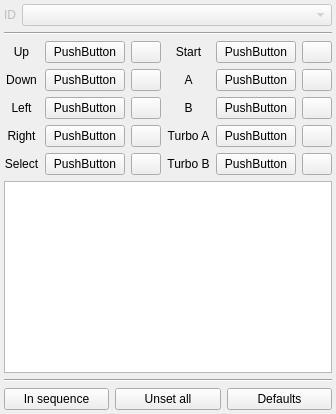
        <widget class="QWidget" name="tab_kbd">
         <property name="sizePolicy">
          <sizepolicy hsizetype="Preferred" vsizetype="Fixed">
           <horstretch>0</horstretch>
           <verstretch>0</verstretch>
          </sizepolicy>
         </property>
         <attribute name="title">
          <string>Keyboard</string>
         </attribute>
         <layout class="QVBoxLayout" name="verticalLayout_tab_kbd">
          <property name="leftMargin">
           <number>4</number>
          </property>
          <property name="topMargin">
           <number>4</number>
          </property>
          <property name="rightMargin">
           <number>4</number>
          </property>
          <property name="bottomMargin">
           <number>4</number>
          </property>
          <item>
           <layout class="QVBoxLayout" name="verticalLayout">
            <property name="leftMargin">
             <number>0</number>
            </property>
            <item>
             <layout class="QHBoxLayout" name="horizontalLayout_kbd_ID">
              <item>
               <widget class="QLabel" name="label_kbd_ID">
                <property name="enabled">
                 <bool>false</bool>
                </property>
                <property name="sizePolicy">
                 <sizepolicy hsizetype="Preferred" vsizetype="Preferred">
                  <horstretch>0</horstretch>
                  <verstretch>0</verstretch>
                 </sizepolicy>
                </property>
                <property name="text">
                 <string>ID</string>
                </property>
                <property name="alignment">
                 <set>Qt::AlignCenter</set>
                </property>
               </widget>
              </item>
              <item>
               <widget class="QComboBox" name="comboBox_kbd_ID">
                <property name="enabled">
                 <bool>false</bool>
                </property>
                <property name="sizePolicy">
                 <sizepolicy hsizetype="Expanding" vsizetype="Fixed">
                  <horstretch>0</horstretch>
                  <verstretch>0</verstretch>
                 </sizepolicy>
                </property>
               </widget>
              </item>
             </layout>
            </item>
            <item>
             <widget class="Line" name="line_kbd_1">
              <property name="orientation">
               <enum>Qt::Horizontal</enum>
              </property>
             </widget>
            </item>
            <item>
             <layout class="QGridLayout" name="gridLayout_kbd">
              <item row="0" column="0">
               <widget class="QLabel" name="label_kbd_Up">
                <property name="text">
                 <string>Up</string>
                </property>
                <property name="alignment">
                 <set>Qt::AlignCenter</set>
                </property>
               </widget>
              </item>
              <item row="1" column="3">
               <widget class="QLabel" name="label_kbd_A">
                <property name="text">
                 <string>A</string>
                </property>
                <property name="alignment">
                 <set>Qt::AlignCenter</set>
                </property>
               </widget>
              </item>
              <item row="1" column="0">
               <widget class="QLabel" name="label_kbd_Down">
                <property name="text">
                 <string>Down</string>
                </property>
                <property name="alignment">
                 <set>Qt::AlignCenter</set>
                </property>
               </widget>
              </item>
              <item row="0" column="2">
               <widget class="QPushButton" name="pushButton_kbd_unset_Up">
                <property name="sizePolicy">
                 <sizepolicy hsizetype="Fixed" vsizetype="Fixed">
                  <horstretch>0</horstretch>
                  <verstretch>0</verstretch>
                 </sizepolicy>
                </property>
                <property name="maximumSize">
                 <size>
                  <width>30</width>
                  <height>16777215</height>
                 </size>
                </property>
                <property name="toolTip">
                 <string>Unset</string>
                </property>
                <property name="text">
                 <string notr="true"/>
                </property>
                <property name="icon">
                 <iconset resource="application.qrc">
                  <normaloff>:/icon/icons/trash.svg</normaloff>:/icon/icons/trash.svg</iconset>
                </property>
               </widget>
              </item>
              <item row="0" column="5">
               <widget class="QPushButton" name="pushButton_kbd_unset_Start">
                <property name="sizePolicy">
                 <sizepolicy hsizetype="Fixed" vsizetype="Fixed">
                  <horstretch>0</horstretch>
                  <verstretch>0</verstretch>
                 </sizepolicy>
                </property>
                <property name="maximumSize">
                 <size>
                  <width>30</width>
                  <height>16777215</height>
                 </size>
                </property>
                <property name="toolTip">
                 <string>Unset</string>
                </property>
                <property name="text">
                 <string notr="true"/>
                </property>
                <property name="icon">
                 <iconset resource="application.qrc">
                  <normaloff>:/icon/icons/trash.svg</normaloff>:/icon/icons/trash.svg</iconset>
                </property>
               </widget>
              </item>
              <item row="2" column="0">
               <widget class="QLabel" name="label_kbd_Left">
                <property name="text">
                 <string>Left</string>
                </property>
                <property name="alignment">
                 <set>Qt::AlignCenter</set>
                </property>
               </widget>
              </item>
              <item row="0" column="3">
               <widget class="QLabel" name="label_kbd_Start">
                <property name="text">
                 <string>Start</string>
                </property>
                <property name="alignment">
                 <set>Qt::AlignCenter</set>
                </property>
               </widget>
              </item>
              <item row="0" column="1">
               <widget class="QPushButton" name="pushButton_kbd_Up">
                <property name="sizePolicy">
                 <sizepolicy hsizetype="Expanding" vsizetype="Fixed">
                  <horstretch>0</horstretch>
                  <verstretch>0</verstretch>
                 </sizepolicy>
                </property>
                <property name="text">
                 <string notr="true">PushButton</string>
                </property>
               </widget>
              </item>
              <item row="0" column="4">
               <widget class="QPushButton" name="pushButton_kbd_Start">
                <property name="sizePolicy">
                 <sizepolicy hsizetype="Expanding" vsizetype="Fixed">
                  <horstretch>0</horstretch>
                  <verstretch>0</verstretch>
                 </sizepolicy>
                </property>
                <property name="text">
                 <string notr="true">PushButton</string>
                </property>
               </widget>
              </item>
              <item row="2" column="4">
               <widget class="QPushButton" name="pushButton_kbd_B">
                <property name="sizePolicy">
                 <sizepolicy hsizetype="Expanding" vsizetype="Fixed">
                  <horstretch>0</horstretch>
                  <verstretch>0</verstretch>
                 </sizepolicy>
                </property>
                <property name="text">
                 <string notr="true">PushButton</string>
                </property>
               </widget>
              </item>
              <item row="4" column="3">
               <widget class="QLabel" name="label_kbd_TurboB">
                <property name="text">
                 <string>Turbo B</string>
                </property>
                <property name="alignment">
                 <set>Qt::AlignCenter</set>
                </property>
               </widget>
              </item>
              <item row="2" column="5">
               <widget class="QPushButton" name="pushButton_kbd_unset_B">
                <property name="sizePolicy">
                 <sizepolicy hsizetype="Fixed" vsizetype="Fixed">
                  <horstretch>0</horstretch>
                  <verstretch>0</verstretch>
                 </sizepolicy>
                </property>
                <property name="maximumSize">
                 <size>
                  <width>30</width>
                  <height>16777215</height>
                 </size>
                </property>
                <property name="toolTip">
                 <string>Unset</string>
                </property>
                <property name="text">
                 <string notr="true"/>
                </property>
                <property name="icon">
                 <iconset resource="application.qrc">
                  <normaloff>:/icon/icons/trash.svg</normaloff>:/icon/icons/trash.svg</iconset>
                </property>
               </widget>
              </item>
              <item row="4" column="4">
               <widget class="QPushButton" name="pushButton_kbd_TurboB">
                <property name="sizePolicy">
                 <sizepolicy hsizetype="Expanding" vsizetype="Fixed">
                  <horstretch>0</horstretch>
                  <verstretch>0</verstretch>
                 </sizepolicy>
                </property>
                <property name="text">
                 <string notr="true">PushButton</string>
                </property>
               </widget>
              </item>
              <item row="3" column="2">
               <widget class="QPushButton" name="pushButton_kbd_unset_Right">
                <property name="sizePolicy">
                 <sizepolicy hsizetype="Fixed" vsizetype="Fixed">
                  <horstretch>0</horstretch>
                  <verstretch>0</verstretch>
                 </sizepolicy>
                </property>
                <property name="maximumSize">
                 <size>
                  <width>30</width>
                  <height>16777215</height>
                 </size>
                </property>
                <property name="toolTip">
                 <string>Unset</string>
                </property>
                <property name="text">
                 <string notr="true"/>
                </property>
                <property name="icon">
                 <iconset resource="application.qrc">
                  <normaloff>:/icon/icons/trash.svg</normaloff>:/icon/icons/trash.svg</iconset>
                </property>
               </widget>
              </item>
              <item row="3" column="1">
               <widget class="QPushButton" name="pushButton_kbd_Right">
                <property name="sizePolicy">
                 <sizepolicy hsizetype="Expanding" vsizetype="Fixed">
                  <horstretch>0</horstretch>
                  <verstretch>0</verstretch>
                 </sizepolicy>
                </property>
                <property name="text">
                 <string notr="true">PushButton</string>
                </property>
               </widget>
              </item>
              <item row="3" column="4">
               <widget class="QPushButton" name="pushButton_kbd_TurboA">
                <property name="sizePolicy">
                 <sizepolicy hsizetype="Expanding" vsizetype="Fixed">
                  <horstretch>0</horstretch>
                  <verstretch>0</verstretch>
                 </sizepolicy>
                </property>
                <property name="text">
                 <string notr="true">PushButton</string>
                </property>
               </widget>
              </item>
              <item row="4" column="0">
               <widget class="QLabel" name="label_kbd_Select">
                <property name="text">
                 <string>Select</string>
                </property>
                <property name="alignment">
                 <set>Qt::AlignCenter</set>
                </property>
               </widget>
              </item>
              <item row="3" column="3">
               <widget class="QLabel" name="label_kbd_TurboA">
                <property name="text">
                 <string>Turbo A</string>
                </property>
                <property name="alignment">
                 <set>Qt::AlignCenter</set>
                </property>
               </widget>
              </item>
              <item row="1" column="4">
               <widget class="QPushButton" name="pushButton_kbd_A">
                <property name="sizePolicy">
                 <sizepolicy hsizetype="Expanding" vsizetype="Fixed">
                  <horstretch>0</horstretch>
                  <verstretch>0</verstretch>
                 </sizepolicy>
                </property>
                <property name="text">
                 <string notr="true">PushButton</string>
                </property>
               </widget>
              </item>
              <item row="1" column="2">
               <widget class="QPushButton" name="pushButton_kbd_unset_Down">
                <property name="sizePolicy">
                 <sizepolicy hsizetype="Fixed" vsizetype="Fixed">
                  <horstretch>0</horstretch>
                  <verstretch>0</verstretch>
                 </sizepolicy>
                </property>
                <property name="maximumSize">
                 <size>
                  <width>30</width>
                  <height>16777215</height>
                 </size>
                </property>
                <property name="toolTip">
                 <string>Unset</string>
                </property>
                <property name="text">
                 <string notr="true"/>
                </property>
                <property name="icon">
                 <iconset resource="application.qrc">
                  <normaloff>:/icon/icons/trash.svg</normaloff>:/icon/icons/trash.svg</iconset>
                </property>
               </widget>
              </item>
              <item row="2" column="3">
               <widget class="QLabel" name="label_kbd_B">
                <property name="text">
                 <string>B</string>
                </property>
                <property name="alignment">
                 <set>Qt::AlignCenter</set>
                </property>
               </widget>
              </item>
              <item row="1" column="5">
               <widget class="QPushButton" name="pushButton_kbd_unset_A">
                <property name="sizePolicy">
                 <sizepolicy hsizetype="Fixed" vsizetype="Fixed">
                  <horstretch>0</horstretch>
                  <verstretch>0</verstretch>
                 </sizepolicy>
                </property>
                <property name="maximumSize">
                 <size>
                  <width>30</width>
                  <height>16777215</height>
                 </size>
                </property>
                <property name="toolTip">
                 <string>Unset</string>
                </property>
                <property name="text">
                 <string notr="true"/>
                </property>
                <property name="icon">
                 <iconset resource="application.qrc">
                  <normaloff>:/icon/icons/trash.svg</normaloff>:/icon/icons/trash.svg</iconset>
                </property>
               </widget>
              </item>
              <item row="2" column="2">
               <widget class="QPushButton" name="pushButton_kbd_unset_Left">
                <property name="sizePolicy">
                 <sizepolicy hsizetype="Fixed" vsizetype="Fixed">
                  <horstretch>0</horstretch>
                  <verstretch>0</verstretch>
                 </sizepolicy>
                </property>
                <property name="maximumSize">
                 <size>
                  <width>30</width>
                  <height>16777215</height>
                 </size>
                </property>
                <property name="toolTip">
                 <string>Unset</string>
                </property>
                <property name="text">
                 <string notr="true"/>
                </property>
                <property name="icon">
                 <iconset resource="application.qrc">
                  <normaloff>:/icon/icons/trash.svg</normaloff>:/icon/icons/trash.svg</iconset>
                </property>
               </widget>
              </item>
              <item row="2" column="1">
               <widget class="QPushButton" name="pushButton_kbd_Left">
                <property name="sizePolicy">
                 <sizepolicy hsizetype="Expanding" vsizetype="Fixed">
                  <horstretch>0</horstretch>
                  <verstretch>0</verstretch>
                 </sizepolicy>
                </property>
                <property name="text">
                 <string notr="true">PushButton</string>
                </property>
               </widget>
              </item>
              <item row="3" column="0">
               <widget class="QLabel" name="label_kbd_Right">
                <property name="text">
                 <string>Right</string>
                </property>
                <property name="alignment">
                 <set>Qt::AlignCenter</set>
                </property>
               </widget>
              </item>
              <item row="3" column="5">
               <widget class="QPushButton" name="pushButton_kbd_unset_TurboA">
                <property name="sizePolicy">
                 <sizepolicy hsizetype="Fixed" vsizetype="Fixed">
                  <horstretch>0</horstretch>
                  <verstretch>0</verstretch>
                 </sizepolicy>
                </property>
                <property name="maximumSize">
                 <size>
                  <width>30</width>
                  <height>16777215</height>
                 </size>
                </property>
                <property name="toolTip">
                 <string>Unset</string>
                </property>
                <property name="text">
                 <string notr="true"/>
                </property>
                <property name="icon">
                 <iconset resource="application.qrc">
                  <normaloff>:/icon/icons/trash.svg</normaloff>:/icon/icons/trash.svg</iconset>
                </property>
               </widget>
              </item>
              <item row="4" column="1">
               <widget class="QPushButton" name="pushButton_kbd_Select">
                <property name="sizePolicy">
                 <sizepolicy hsizetype="Expanding" vsizetype="Fixed">
                  <horstretch>0</horstretch>
                  <verstretch>0</verstretch>
                 </sizepolicy>
                </property>
                <property name="text">
                 <string notr="true">PushButton</string>
                </property>
               </widget>
              </item>
              <item row="4" column="2">
               <widget class="QPushButton" name="pushButton_kbd_unset_Select">
                <property name="sizePolicy">
                 <sizepolicy hsizetype="Fixed" vsizetype="Fixed">
                  <horstretch>0</horstretch>
                  <verstretch>0</verstretch>
                 </sizepolicy>
                </property>
                <property name="maximumSize">
                 <size>
                  <width>30</width>
                  <height>16777215</height>
                 </size>
                </property>
                <property name="toolTip">
                 <string>Unset</string>
                </property>
                <property name="text">
                 <string notr="true"/>
                </property>
                <property name="icon">
                 <iconset resource="application.qrc">
                  <normaloff>:/icon/icons/trash.svg</normaloff>:/icon/icons/trash.svg</iconset>
                </property>
               </widget>
              </item>
              <item row="4" column="5">
               <widget class="QPushButton" name="pushButton_kbd_unset_TurboB">
                <property name="sizePolicy">
                 <sizepolicy hsizetype="Fixed" vsizetype="Fixed">
                  <horstretch>0</horstretch>
                  <verstretch>0</verstretch>
                 </sizepolicy>
                </property>
                <property name="maximumSize">
                 <size>
                  <width>30</width>
                  <height>16777215</height>
                 </size>
                </property>
                <property name="toolTip">
                 <string>Unset</string>
                </property>
                <property name="text">
                 <string notr="true"/>
                </property>
                <property name="icon">
                 <iconset resource="application.qrc">
                  <normaloff>:/icon/icons/trash.svg</normaloff>:/icon/icons/trash.svg</iconset>
                </property>
               </widget>
              </item>
              <item row="1" column="1">
               <widget class="QPushButton" name="pushButton_kbd_Down">
                <property name="sizePolicy">
                 <sizepolicy hsizetype="Expanding" vsizetype="Fixed">
                  <horstretch>0</horstretch>
                  <verstretch>0</verstretch>
                 </sizepolicy>
                </property>
                <property name="text">
                 <string notr="true">PushButton</string>
                </property>
               </widget>
              </item>
             </layout>
            </item>
            <item>
             <widget class="QPlainTextEdit" name="plainTextEdit_kbd_info">
              <property name="focusPolicy">
               <enum>Qt::NoFocus</enum>
              </property>
              <property name="verticalScrollBarPolicy">
               <enum>Qt::ScrollBarAlwaysOff</enum>
              </property>
              <property name="horizontalScrollBarPolicy">
               <enum>Qt::ScrollBarAlwaysOff</enum>
              </property>
              <property name="undoRedoEnabled">
               <bool>false</bool>
              </property>
              <property name="readOnly">
               <bool>true</bool>
              </property>
              <property name="plainText">
               <string notr="true"/>
              </property>
              <property name="textInteractionFlags">
               <set>Qt::NoTextInteraction</set>
              </property>
              <property name="centerOnScroll">
               <bool>true</bool>
              </property>
             </widget>
            </item>
            <item>
             <widget class="Line" name="line_kbd_2">
              <property name="orientation">
               <enum>Qt::Horizontal</enum>
              </property>
             </widget>
            </item>
            <item>
             <layout class="QHBoxLayout" name="horizontalLayout_2">
              <item>
               <widget class="QPushButton" name="pushButton_kbd_Sequence">
                <property name="text">
                 <string>In sequence</string>
                </property>
               </widget>
              </item>
              <item>
               <widget class="QPushButton" name="pushButton_kbd_Unset_all">
                <property name="text">
                 <string>Unset all</string>
                </property>
               </widget>
              </item>
              <item>
               <widget class="QPushButton" name="pushButton_kbd_Defaults">
                <property name="text">
                 <string>Defaults</string>
                </property>
               </widget>
              </item>
             </layout>
            </item>
           </layout>
          </item>
         </layout>
        </widget>
